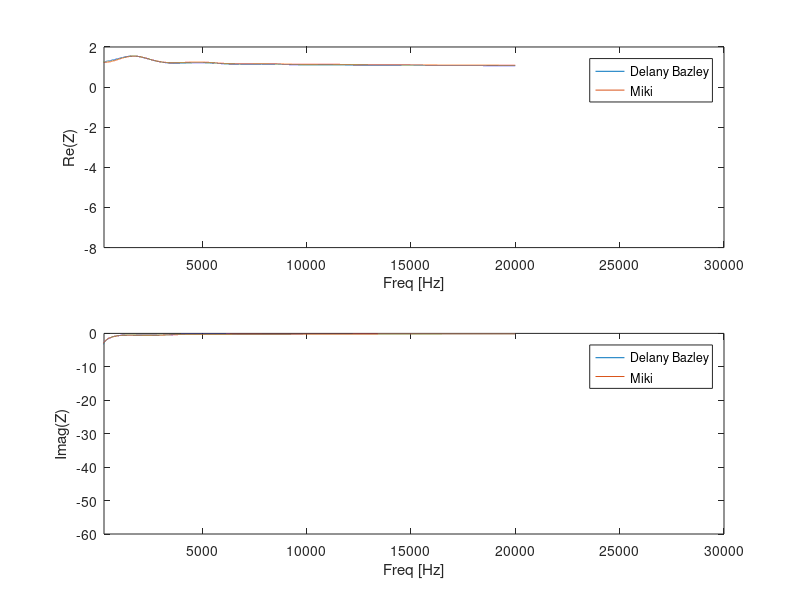
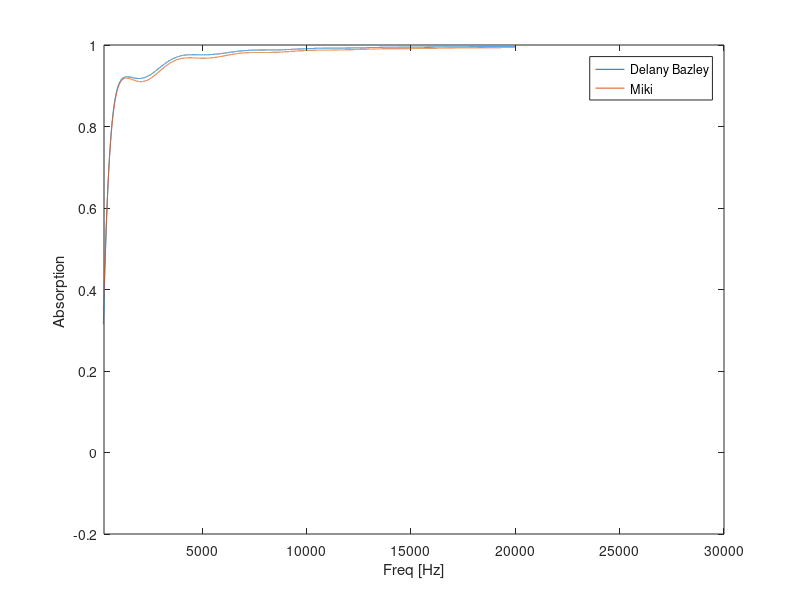

Recreate these plots in MATLAB, in order.
% 
%  File    :   Test_Delany-Bazley-Miki.m 
% 
% Author1: Samuel Dupont
% Date:    January 2017 
%   
%  Description :  
%                     
%    1) This program compare Delany-Bazley and Miki coefficients incidence normal.        
%                     
%    2) It use vect
%                     

%
%  Examples of how to utilize the script: The characteristics of the porous
%     material can be change in the first section

clear variables; close all; clc ;
addpath(genpath('../Toolbox'));

%% Define the different parameters
    f = [20:20000].';
    omega = 2 * pi .*f;
   
    rho_0 = 1.213;      % [Kg.m-3] density at rest of air at 18C, 1atm
    c_0   = 342.2;      % [m.s-1] speed of sound in air at 18C, 1atm
    sigma = 30000 ;       % [N.s.m-4] static air flow resistivity of material
    h     = 0.05 ;       % [m] thickness of material
    phi   = 0.98 ;
    lambda = 70 ; 
    lambdap  = 210;
    tortu = 1.1; 

%% Verification
    fprintf('The valid range for the Porous material is %g-%g Hz \n',0.01 * sigma, sigma) 
    U = rho_0 * f / sigma;

%% Delany and Bazley model
    
    Z_DB = rho_0*c_0 * ( 1 + 0.0571*U.^(-0.754) - 1i*0.087*U.^(-0.732) ); 
    km_DB = omega./c_0 .* ( 1 + 0.0978*U.^(-0.7) - 1i * 0.189*U.^(-0.595) );
    
%% Miki Model
    Z_MIK = rho_0*c_0 * ( 1 + 0.0785*U.^(-0.632) - 1i*0.120*U.^(-0.632) ); 
    km_MIK = omega./c_0 .* ( 1 + 0.122*U.^(-0.618) - 1i * 0.180*U.^(-0.618) );
    
    
%%  Calculation for a rigid Wall
    Z_0 = rho_0*c_0;

    % Delany Bazley
    Z_p_DB = -1i.* Z_DB .*cot(km_DB*h);
    alpha_DB = 1 - ( abs( (Z_p_DB-Z_0)./ (Z_p_DB+Z_0) ) ).^2;
    % Miki
    Z_p_MIK = -1i.*Z_MIK .*cot(km_MIK*h);
    alpha_MIK = 1 - ( abs( (Z_p_MIK-Z_0)./( Z_p_MIK +Z_0) ) ).^2;
    
%% Plot
    figure(1)
    subplot(211)
        plot(f, real([Z_p_DB Z_p_MIK])/(rho_0*c_0))
        xlim([0.01 * sigma, sigma])
        xlabel('Freq [Hz]')
        ylabel('Re(Z)')
        legend('Delany Bazley','Miki')
    
    subplot(212)
        plot(f, imag([Z_p_DB Z_p_MIK])/(rho_0*c_0))
        xlim([0.01 * sigma, sigma])
        xlabel('Freq [Hz]')
        ylabel('Imag(Z)')
        legend('Delany Bazley','Miki')
    
    figure(2)
        plot(f, ([alpha_DB alpha_MIK]))
        xlim([0.01 * sigma, sigma])
        xlabel('Freq [Hz]')
        ylabel('Absorption ')
        legend('Delany Bazley','Miki')
